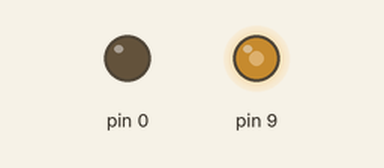
Simulated run of this sketch. Board: Arduino Uno, built with avr-gcc and run on an emulated ATmega328P. Shown: output pins drawn as LEDs (lit = HIGH). Pins used as bus, display or sensor lines are not drawn.

Above: at 0.2 s.
At 5.5 s:
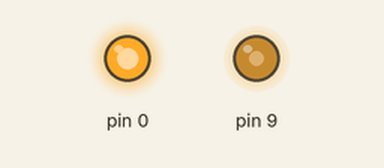
Timing chart, 0 to 8.1 s (numbered marks = the images above):
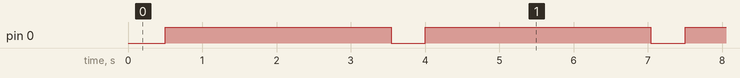

The sketch:

AY-3-8910-2_test.ino
```cpp
// Interfacing the Arduino with two AY-3-8910 PSGs and playing tones in the channel A of each PSG

// Sérgio Vieira 2022

const int RESET_PIN = 8;
const int PSG1_BC1_PIN = A5;
const int PSG1_BDIR_PIN = A4;
const int PSG2_BC1_PIN = A3;
const int PSG2_BDIR_PIN = A2;

void psg1_set_mode_inactive()
{
  digitalWrite(PSG1_BC1_PIN, LOW);
  digitalWrite(PSG1_BDIR_PIN, LOW);
}

void psg1_set_mode_latch()
{
  digitalWrite(PSG1_BC1_PIN, HIGH);
  digitalWrite(PSG1_BDIR_PIN, HIGH);
}

void psg1_set_mode_write()
{
  digitalWrite(PSG1_BC1_PIN, LOW);
  digitalWrite(PSG1_BDIR_PIN, HIGH);
}

void psg1_write_register(char reg, char value)
{
  psg1_set_mode_latch();
  PORTD = reg;
  psg1_set_mode_inactive();
  psg1_set_mode_write();
  PORTD = value;
  psg1_set_mode_inactive();
}

void psg2_set_mode_inactive()
{
  digitalWrite(PSG2_BC1_PIN, LOW);
  digitalWrite(PSG2_BDIR_PIN, LOW);
}

void psg2_set_mode_latch()
{
  digitalWrite(PSG2_BC1_PIN, HIGH);
  digitalWrite(PSG2_BDIR_PIN, HIGH);
}

void psg2_set_mode_write()
{
  digitalWrite(PSG2_BC1_PIN, LOW);
  digitalWrite(PSG2_BDIR_PIN, HIGH);
}

void psg2_write_register(char reg, char value)
{
  psg2_set_mode_latch();
  PORTD = reg;
  psg2_set_mode_inactive();
  psg2_set_mode_write();
  PORTD = value;
  psg2_set_mode_inactive();
}

void setup() {
  // Set up Timer 1 to output a 2 MHZ clock signal in Pin 9
  TCCR1A = bit(COM1A0);
  TCCR1B = bit(WGM12) | bit(CS10);
  OCR1A = 3;
  pinMode(9, OUTPUT);

  pinMode(RESET_PIN, OUTPUT);
  pinMode(PSG1_BC1_PIN, OUTPUT);
  pinMode(PSG1_BDIR_PIN, OUTPUT);
  pinMode(PSG2_BC1_PIN, OUTPUT);
  pinMode(PSG2_BDIR_PIN, OUTPUT);

  // Set pins 0 to 7 to output
  DDRD = 0xFF;
  // Set pins 0 to 7 to output LOW
  PORTD = 0x00;

  psg1_set_mode_inactive();
  psg2_set_mode_inactive();

  // Reset the AY-3-8910
  digitalWrite(RESET_PIN, LOW);
  delay(1);
  digitalWrite(RESET_PIN, HIGH);

  // Enable only the Tone Generator on Channel A
  psg1_write_register(7, 0b00111110);
  psg2_write_register(7, 0b00111110);

  // Set the amplitude (volume) to maximum on Channel A
  psg1_write_register(8, 0b00001111);
  psg2_write_register(8, 0b00001111);
}

void loop() {
  // Change the Tone Period for Channel A every 500ms

  psg1_write_register(0, 223);
  psg1_write_register(1, 1);
  psg2_write_register(0, 253);
  psg2_write_register(1, 0);

  delay(500);

  psg1_write_register(0, 170);
  psg1_write_register(1, 1);
  psg2_write_register(0, 28);
  psg2_write_register(1, 1);

  delay(500);

  psg1_write_register(0, 123);
  psg1_write_register(1, 1);
  psg2_write_register(0, 63);
  psg2_write_register(1, 1);

  delay(500);

  psg1_write_register(0, 102);
  psg1_write_register(1, 1);
  psg2_write_register(0, 102);
  psg2_write_register(1, 1);

  delay(500);

  psg1_write_register(0, 63);
  psg1_write_register(1, 1);
  psg2_write_register(0, 123);
  psg2_write_register(1, 1);

  delay(500);

  psg1_write_register(0, 28);
  psg1_write_register(1, 1);
  psg2_write_register(0, 170);
  psg2_write_register(1, 1);

  delay(500);

  psg1_write_register(0, 253);
  psg1_write_register(1, 0);
  psg2_write_register(0, 223);
  psg2_write_register(1, 1);

  delay(500);
}
```

Measured:
- by itself, pin 0: alternates HIGH for 3.0 s and LOW for 0.46 s
